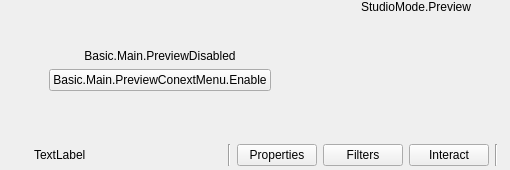
  <widget class="QWidget" name="centralwidget">
   <layout class="QVBoxLayout" name="verticalLayout">
    <property name="spacing">
     <number>0</number>
    </property>
    <property name="leftMargin">
     <number>0</number>
    </property>
    <property name="topMargin">
     <number>0</number>
    </property>
    <property name="rightMargin">
     <number>0</number>
    </property>
    <property name="bottomMargin">
     <number>0</number>
    </property>
    <item>
     <layout class="QHBoxLayout" name="horizontalLayout_2">
      <item>
       <layout class="QHBoxLayout" name="previewLayout">
        <property name="spacing">
         <number>2</number>
        </property>
        <item>
         <widget class="QFrame" name="previewDisabledWidget">
          <property name="sizePolicy">
           <sizepolicy hsizetype="Expanding" vsizetype="Expanding">
            <horstretch>0</horstretch>
            <verstretch>0</verstretch>
           </sizepolicy>
          </property>
          <layout class="QVBoxLayout" name="verticalLayout_7">
           <item>
            <spacer name="verticalSpacer_2">
             <property name="orientation">
              <enum>Qt::Vertical</enum>
             </property>
             <property name="sizeHint" stdset="0">
              <size>
               <width>20</width>
               <height>40</height>
              </size>
             </property>
            </spacer>
           </item>
           <item>
            <widget class="QLabel" name="label">
             <property name="sizePolicy">
              <sizepolicy hsizetype="Preferred" vsizetype="Preferred">
               <horstretch>0</horstretch>
               <verstretch>0</verstretch>
              </sizepolicy>
             </property>
             <property name="text">
              <string>Basic.Main.PreviewDisabled</string>
             </property>
             <property name="alignment">
              <set>Qt::AlignCenter</set>
             </property>
            </widget>
           </item>
           <item>
            <layout class="QHBoxLayout" name="horizontalLayout">
             <item>
              <spacer name="horizontalSpacer_2">
               <property name="orientation">
                <enum>Qt::Horizontal</enum>
               </property>
               <property name="sizeHint" stdset="0">
                <size>
                 <width>40</width>
                 <height>20</height>
                </size>
               </property>
              </spacer>
             </item>
             <item>
              <widget class="QPushButton" name="enablePreviewButton">
               <property name="text">
                <string>Basic.Main.PreviewConextMenu.Enable</string>
               </property>
              </widget>
             </item>
             <item>
              <spacer name="horizontalSpacer_3">
               <property name="orientation">
                <enum>Qt::Horizontal</enum>
               </property>
               <property name="sizeHint" stdset="0">
                <size>
                 <width>40</width>
                 <height>20</height>
                </size>
               </property>
              </spacer>
             </item>
            </layout>
           </item>
           <item>
            <spacer name="verticalSpacer_3">
             <property name="orientation">
              <enum>Qt::Vertical</enum>
             </property>
             <property name="sizeHint" stdset="0">
              <size>
               <width>20</width>
               <height>40</height>
              </size>
             </property>
            </spacer>
           </item>
          </layout>
         </widget>
        </item>
        <item>
         <layout class="QVBoxLayout" name="previewTextLayout">
          <property name="spacing">
           <number>0</number>
          </property>
          <item>
           <widget class="QLabel" name="previewLabel">
            <property name="text">
             <string>StudioMode.Preview</string>
            </property>
            <property name="alignment">
             <set>Qt::AlignBottom|Qt::AlignHCenter</set>
            </property>
           </widget>
          </item>
          <item>
           <widget class="OBSBasicPreview" name="preview">
            <property name="sizePolicy">
             <sizepolicy hsizetype="Expanding" vsizetype="Expanding">
              <horstretch>0</horstretch>
              <verstretch>0</verstretch>
             </sizepolicy>
            </property>
            <property name="minimumSize">
             <size>
              <width>32</width>
              <height>32</height>
             </size>
            </property>
            <property name="focusPolicy">
             <enum>Qt::ClickFocus</enum>
            </property>
            <property name="contextMenuPolicy">
             <enum>Qt::CustomContextMenu</enum>
            </property>
            <addaction name="actionRemoveSource"/>
           </widget>
          </item>
         </layout>
        </item>
       </layout>
      </item>
     </layout>
    </item>
    <item>
     <widget class="QFrame" name="contextContainer">
      <property name="sizePolicy">
       <sizepolicy hsizetype="Preferred" vsizetype="Preferred">
        <horstretch>0</horstretch>
        <verstretch>0</verstretch>
       </sizepolicy>
      </property>
      <property name="minimumSize">
       <size>
        <width>0</width>
        <height>30</height>
       </size>
      </property>
      <layout class="QHBoxLayout" name="horizontalLayout9">
       <property name="spacing">
        <number>6</number>
       </property>
       <property name="sizeConstraint">
        <enum>QLayout::SetDefaultConstraint</enum>
       </property>
       <property name="leftMargin">
        <number>6</number>
       </property>
       <property name="topMargin">
        <number>4</number>
       </property>
       <property name="rightMargin">
        <number>6</number>
       </property>
       <property name="bottomMargin">
        <number>4</number>
       </property>
       <item>
        <widget class="QFrame" name="contextSubContainer">
         <property name="sizePolicy">
          <sizepolicy hsizetype="Preferred" vsizetype="Preferred">
           <horstretch>0</horstretch>
           <verstretch>0</verstretch>
          </sizepolicy>
         </property>
         <property name="minimumSize">
          <size>
           <width>0</width>
           <height>0</height>
          </size>
         </property>
         <layout class="QHBoxLayout" name="horizontalLayout_5">
          <property name="spacing">
           <number>6</number>
          </property>
          <property name="leftMargin">
           <number>0</number>
          </property>
          <property name="topMargin">
           <number>0</number>
          </property>
          <property name="rightMargin">
           <number>0</number>
          </property>
          <property name="bottomMargin">
           <number>0</number>
          </property>
          <item>
           <widget class="QLabel" name="contextSourceIcon">
            <property name="sizePolicy">
             <sizepolicy hsizetype="Fixed" vsizetype="Fixed">
              <horstretch>0</horstretch>
              <verstretch>0</verstretch>
             </sizepolicy>
            </property>
            <property name="minimumSize">
             <size>
              <width>22</width>
              <height>22</height>
             </size>
            </property>
            <property name="maximumSize">
             <size>
              <width>22</width>
              <height>22</height>
             </size>
            </property>
            <property name="text">
             <string/>
            </property>
           </widget>
          </item>
          <item>
           <widget class="QLabel" name="contextSourceLabel">
            <property name="sizePolicy">
             <sizepolicy hsizetype="Preferred" vsizetype="Fixed">
              <horstretch>0</horstretch>
              <verstretch>0</verstretch>
             </sizepolicy>
            </property>
            <property name="minimumSize">
             <size>
              <width>160</width>
              <height>22</height>
             </size>
            </property>
            <property name="maximumSize">
             <size>
              <width>160</width>
              <height>22</height>
             </size>
            </property>
            <property name="text">
             <string>TextLabel</string>
            </property>
           </widget>
          </item>
          <item>
           <widget class="QLabel" name="contextSourceIconSpacer">
            <property name="sizePolicy">
             <sizepolicy hsizetype="Fixed" vsizetype="Fixed">
              <horstretch>0</horstretch>
              <verstretch>0</verstretch>
             </sizepolicy>
            </property>
            <property name="minimumSize">
             <size>
              <width>22</width>
              <height>22</height>
             </size>
            </property>
            <property name="maximumSize">
             <size>
              <width>22</width>
              <height>22</height>
             </size>
            </property>
            <property name="text">
             <string/>
            </property>
           </widget>
          </item>
          <item>
           <widget class="Line" name="line_3">
            <property name="orientation">
             <enum>Qt::Vertical</enum>
            </property>
           </widget>
          </item>
          <item>
           <widget class="QPushButton" name="sourcePropertiesButton">
            <property name="sizePolicy">
             <sizepolicy hsizetype="Minimum" vsizetype="Fixed">
              <horstretch>0</horstretch>
              <verstretch>0</verstretch>
             </sizepolicy>
            </property>
            <property name="minimumSize">
             <size>
              <width>0</width>
              <height>22</height>
             </size>
            </property>
            <property name="toolTip">
             <string>Properties</string>
            </property>
            <property name="text">
             <string>Properties</string>
            </property>
            <property name="icon">
             <iconset resource="obs.qrc">
              <normaloff>:/settings/images/settings/general.svg</normaloff>:/settings/images/settings/general.svg</iconset>
            </property>
            <property name="flat">
             <bool>false</bool>
            </property>
            <property name="themeID2" stdset="0">
             <string notr="true">contextBarButton</string>
            </property>
           </widget>
          </item>
          <item>
           <widget class="QPushButton" name="sourceFiltersButton">
            <property name="minimumSize">
             <size>
              <width>0</width>
              <height>22</height>
             </size>
            </property>
            <property name="toolTip">
             <string>Filters</string>
            </property>
            <property name="text">
             <string>Filters</string>
            </property>
            <property name="icon">
             <iconset resource="obs.qrc">
              <normaloff>:/res/images/filter.svg</normaloff>:/res/images/filter.svg</iconset>
            </property>
            <property name="flat">
             <bool>false</bool>
            </property>
            <property name="themeID2" stdset="0">
             <string notr="true">contextBarButton</string>
            </property>
           </widget>
          </item>
          <item>
           <widget class="QPushButton" name="sourceInteractButton">
            <property name="minimumSize">
             <size>
              <width>0</width>
              <height>22</height>
             </size>
            </property>
            <property name="toolTip">
             <string>Interact</string>
            </property>
            <property name="text">
             <string>Interact</string>
            </property>
            <property name="icon">
             <iconset resource="obs.qrc">
              <normaloff>:/res/images/interact.svg</normaloff>:/res/images/interact.svg</iconset>
            </property>
            <property name="flat">
             <bool>false</bool>
            </property>
            <property name="themeID2" stdset="0">
             <string notr="true">contextBarButton</string>
            </property>
           </widget>
          </item>
          <item>
           <widget class="Line" name="line">
            <property name="orientation">
             <enum>Qt::Vertical</enum>
            </property>
           </widget>
          </item>
         </layout>
        </widget>
       </item>
       <item>
        <widget class="QFrame" name="emptySpace">
         <property name="sizePolicy">
          <sizepolicy hsizetype="Expanding" vsizetype="Minimum">
           <horstretch>0</horstretch>
           <verstretch>0</verstretch>
          </sizepolicy>
         </property>
         <property name="minimumSize">
          <size>
           <width>0</width>
           <height>22</height>
          </size>
         </property>
         <layout class="QHBoxLayout" name="horizontalLayout_6">
          <property name="spacing">
           <number>0</number>
          </property>
          <property name="leftMargin">
           <number>0</number>
          </property>
          <property name="topMargin">
           <number>0</number>
          </property>
          <property name="rightMargin">
           <number>0</number>
          </property>
          <property name="bottomMargin">
           <number>0</number>
          </property>
         </layout>
        </widget>
       </item>
      </layout>
     </widget>
    </item>
   </layout>
  </widget>
